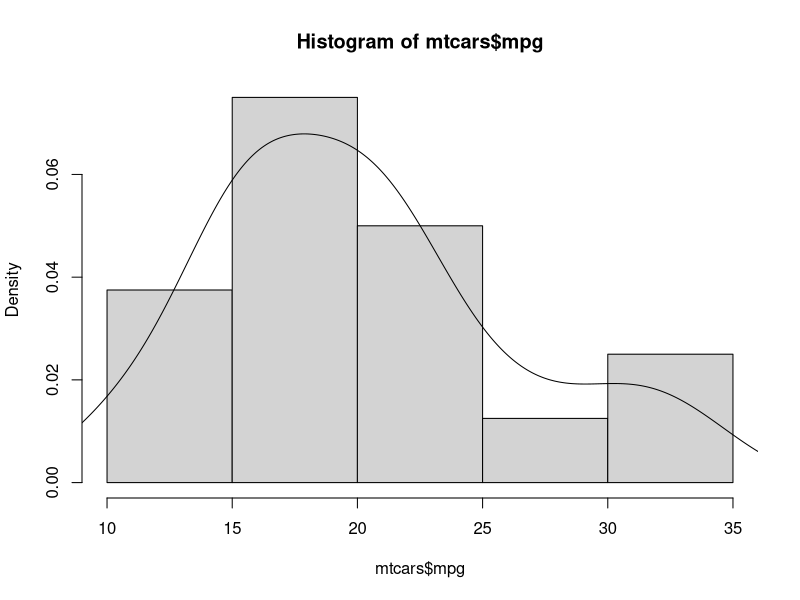
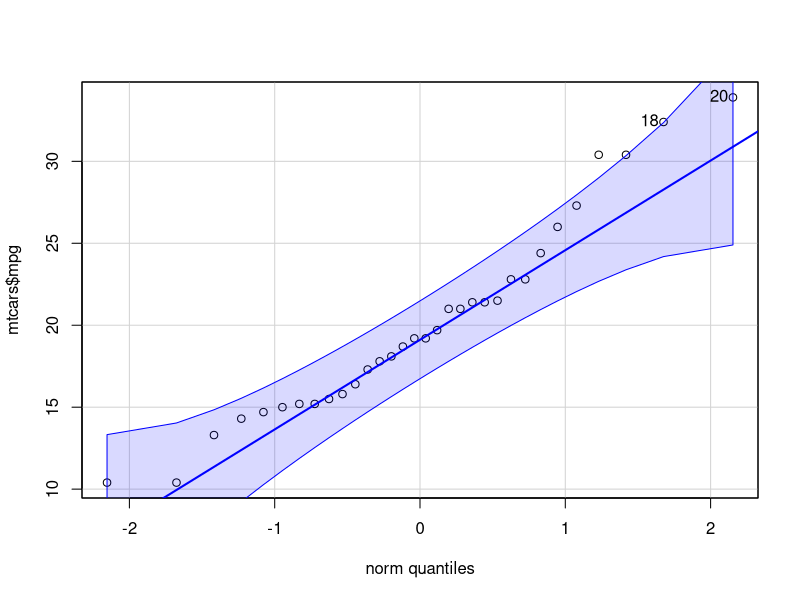
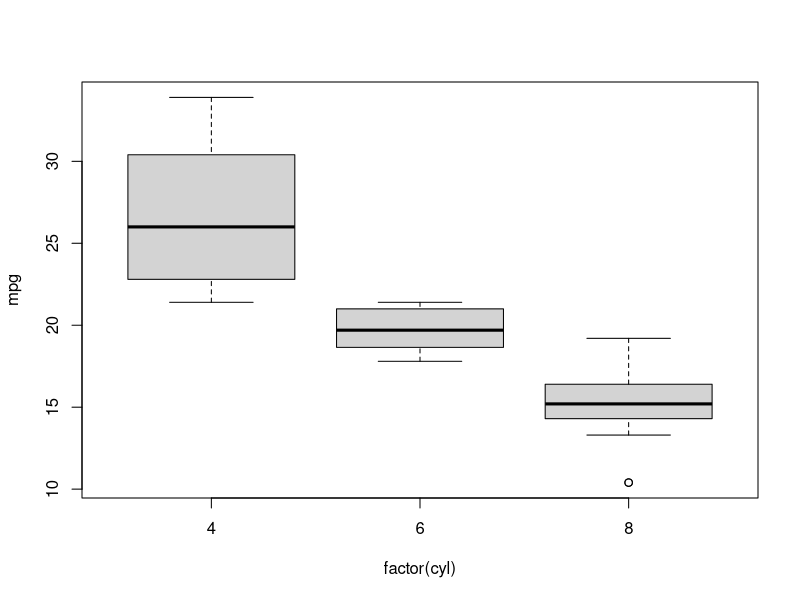

Write the R code that produced these figures, in order.
library(car)
data("mtcars")
head(mtcars,2)
shapiro.test(mtcars$mpg)
hist(mtcars$mpg, freq = FALSE)
lines(density(mtcars$mpg))

qqPlot(mtcars$mpg,distribution="norm")


bartlett.test(mpg ~ factor(cyl), data=mtcars)
leveneTest(mpg ~ factor(cyl), data=mtcars) 
fligner.test(mpg ~ factor(cyl), data=mtcars)
boxplot(mpg ~ factor(cyl), data=mtcars)
